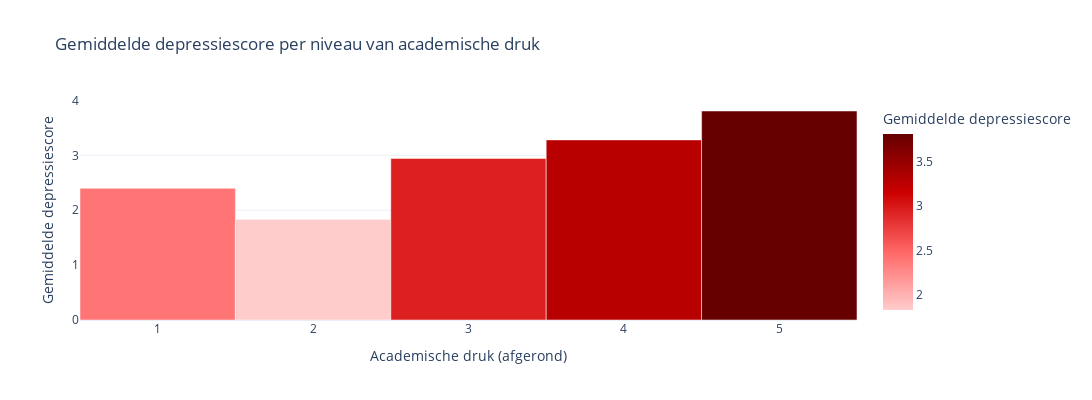

Notebook source saved alongside this figure:
### Markdown cell above
## Academische druk

### Code cell
import pandas as pd
import plotly.express as px
import os
import kagglehub

# Dataset ophalen
path = kagglehub.dataset_download("abdullahashfaqvirk/student-mental-health-survey")
csv_path = os.path.join(path, "MentalHealthSurvey.csv")
df = pd.read_csv(csv_path)

# Kolommen numeriek maken
df["depression"] = pd.to_numeric(df["depression"], errors="coerce")
df["academic_pressure"] = pd.to_numeric(df["academic_pressure"], errors="coerce")

# Verwijder missende data
df = df.dropna(subset=["depression", "academic_pressure"])

# Rond academische druk af naar hele getallen
df["academic_pressure_rounded"] = df["academic_pressure"].round(0).astype(int)

# Groepeer en bereken gemiddelde depressiescore per afgerond drukniveau
mean_df = df.groupby("academic_pressure_rounded", as_index=False)["depression"].mean()

# Staafdiagram maken met rood kleurverloop
fig = px.bar(
    mean_df,
    x="academic_pressure_rounded",
    y="depression",
    title="Gemiddelde depressiescore per niveau van academische druk",
    labels={
        "academic_pressure_rounded": "Academische druk (afgerond)",
        "depression": "Gemiddelde depressiescore"
    },
    template="plotly_white",
    color="depression",
    color_continuous_scale=["#ffcccc", "#ff6666", "#cc0000", "#660000"]
)

# Stijl: geen ruimte tussen de balken, kleinere breedte
fig.update_layout(
    bargap=0,
    xaxis=dict(dtick=1),
    width=1200,
    height=400
)

fig.show()

### Figure 1 — Plotly figure (JSON) as saved in the notebook; plotly's stock layout.template omitted (floating-point values rounded to 4 significant figures)
{"data": [{"hovertemplate": "Academische druk (afgerond)=%{x}<br>Gemiddelde depressiescore=%{marker.color}<extra></extra>", "legendgroup": "", "marker": {"color": [2.4, 1.833, 2.944, 3.281, 3.808], "coloraxis": "coloraxis", "pattern": {"shape": ""}}, "name": "", "orientation": "v", "showlegend": false, "textposition": "auto", "type": "bar", "x": [1, 2, 3, 4, 5], "xaxis": "x", "y": [2.4, 1.833, 2.944, 3.281, 3.808], "yaxis": "y"}], "layout": {"bargap": 0, "barmode": "relative", "coloraxis": {"colorbar": {"title": {"text": "Gemiddelde depressiescore"}}, "colorscale": [[0, "#ffcccc"], [0.3333, "#ff6666"], [0.6667, "#cc0000"], [1, "#660000"]]}, "height": 400, "legend": {"tracegroupgap": 0}, "title": {"text": "Gemiddelde depressiescore per niveau van academische druk"}, "width": 1200, "xaxis": {"anchor": "y", "domain": [0, 1], "dtick": 1, "title": {"text": "Academische druk (afgerond)"}}, "yaxis": {"anchor": "x", "domain": [0, 1], "title": {"text": "Gemiddelde depressiescore"}}}}
